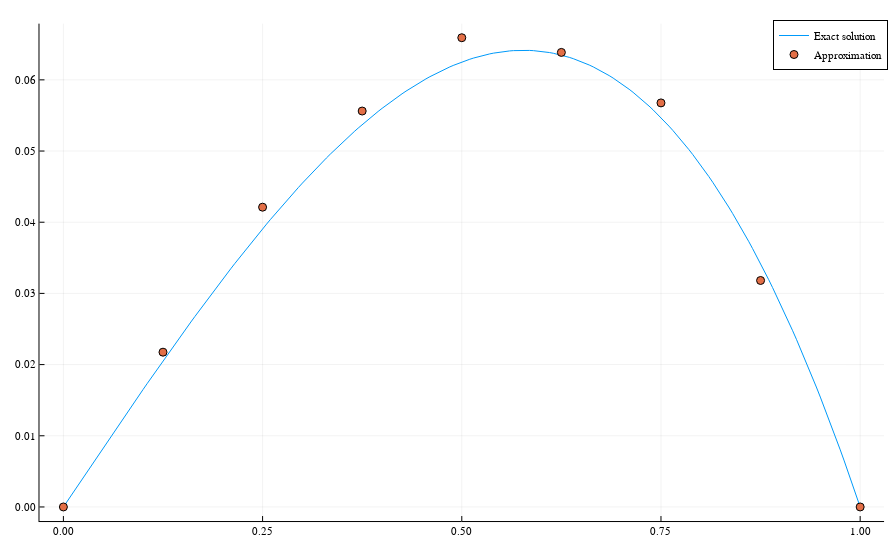

Notebook code cell kept with this figure:
### Code cell
sol_domain = zeros(201)
for i in 1:201
    sol_domain[i]=(i-1)/200
end

result_domain = zeros(NELEM+1)
for i in 1:NELEM+1
    result_domain[i]=(i-1)/NELEM
end
_u = finite_elements(Int(NELEM/2), x->x, quad_ϕ, quad_ϕ_prime; method="quad") ./ 3.2

plotly()
plot(sol_domain, exact_solution_2.(sol_domain), labels="Exact solution")
plot!(result_domain, _u, seriestype = :scatter, labels="Approximation", size=(888, 555))

### Figure 1 — Plotly figure (JSON) as saved in the notebook; plotly's stock layout.template omitted (floating-point values rounded to 4 significant figures; data arrays with more than 128 entries replaced by an {"elided": "..."} marker saying what was removed)
{"data": [{"colorbar": {"title": ""}, "legendgroup": "Exact solution", "line": {"color": "rgba(0, 154, 250, 1.000)", "dash": "solid", "shape": "linear", "width": 1}, "mode": "lines", "name": "Exact solution", "showlegend": true, "type": "scatter", "x": {"elided": "201 float values"}, "xaxis": "x", "y": {"elided": "201 float values"}, "yaxis": "y", "zmax": null, "zmin": null}, {"colorbar": {"title": ""}, "legendgroup": "Approximation", "marker": {"color": "rgba(227, 111, 71, 1.000)", "line": {"color": "rgba(0, 0, 0, 1.000)", "width": 1}, "size": 8, "symbol": "circle"}, "mode": "markers", "name": "Approximation", "showlegend": true, "type": "scatter", "x": [0, 0.125, 0.25, 0.375, 0.5, 0.625, 0.75, 0.875, 1], "xaxis": "x", "y": [0, 0.02174, 0.04211, 0.05562, 0.06592, 0.06386, 0.05676, 0.03181, 0], "yaxis": "y", "zmax": null, "zmin": null}], "layout": {"annotations": [], "height": 555, "legend": {"bgcolor": "rgba(255, 255, 255, 1.000)", "bordercolor": "rgba(0, 0, 0, 1.000)", "borderwidth": 1, "font": {"color": "rgba(0, 0, 0, 1.000)", "family": "sans-serif", "size": 11}, "title": {"font": {"color": "rgba(0, 0, 0, 1.000)", "family": "sans-serif", "size": 15}, "text": ""}, "tracegroupgap": 0, "traceorder": "normal", "x": 1, "xanchor": "auto", "y": 1, "yanchor": "auto"}, "margin": {"b": 20, "l": 0, "r": 0, "t": 20}, "paper_bgcolor": "rgba(255, 255, 255, 1.000)", "plot_bgcolor": "rgba(255, 255, 255, 1.000)", "showlegend": true, "width": 888, "xaxis": {"anchor": "y", "domain": [0.04447, 0.9956], "gridcolor": "rgba(0, 0, 0, 0.100)", "gridwidth": 0.5, "linecolor": "rgba(0, 0, 0, 1.000)", "mirror": false, "range": [-0.03, 1.03], "showgrid": true, "showline": true, "showticklabels": true, "tickangle": 0, "tickcolor": "rgb(0, 0, 0)", "tickfont": {"color": "rgba(0, 0, 0, 1.000)", "family": "sans-serif", "size": 11}, "tickmode": "array", "ticks": "inside", "ticktext": ["0.00", "0.25", "0.50", "0.75", "1.00"], "tickvals": [0, 0.25, 0.5, 0.75, 1], "title": "", "titlefont": {"color": "rgba(0, 0, 0, 1.000)", "family": "sans-serif", "size": 15}, "type": "-", "visible": true, "zeroline": false, "zerolinecolor": "rgba(0, 0, 0, 1.000)"}, "yaxis": {"anchor": "x", "domain": [0.02711, 0.9929], "gridcolor": "rgba(0, 0, 0, 0.100)", "gridwidth": 0.5, "linecolor": "rgba(0, 0, 0, 1.000)", "mirror": false, "range": [-0.001978, 0.0679], "showgrid": true, "showline": true, "showticklabels": true, "tickangle": 0, "tickcolor": "rgb(0, 0, 0)", "tickfont": {"color": "rgba(0, 0, 0, 1.000)", "family": "sans-serif", "size": 11}, "tickmode": "array", "ticks": "inside", "ticktext": ["0.00", "0.01", "0.02", "0.03", "0.04", "0.05", "0.06"], "tickvals": [0, 0.01, 0.02, 0.03, 0.04, 0.05, 0.06], "title": "", "titlefont": {"color": "rgba(0, 0, 0, 1.000)", "family": "sans-serif", "size": 15}, "type": "-", "visible": true, "zeroline": false, "zerolinecolor": "rgba(0, 0, 0, 1.000)"}}}
